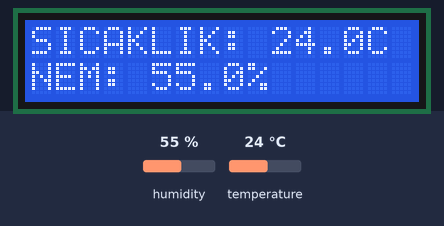
Simulated run of this program. Board: Raspberry Pi (BCM pin numbers). On the bench: 16×2 character LCD. The inputs (shaded band) are chosen by the test bench; at power-on: humidity 55 %, temperature 24 °C. The clock reads 2024-03-15 10:24:30 at power-on unless the program sets it.

Above: at 1.2 s.
1.3 s: humidity set to 22 %
At 12.1 s:
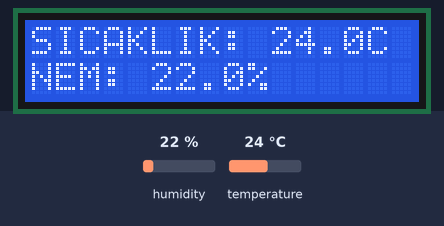
12.9 s: temperature set to 12 °C
At 22.1 s:
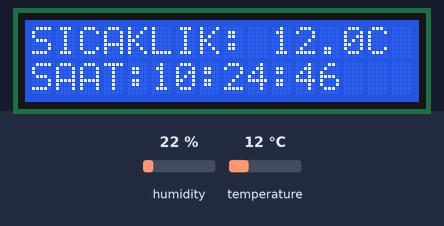
23.6 s: humidity set to 40 %
At 34.1 s:
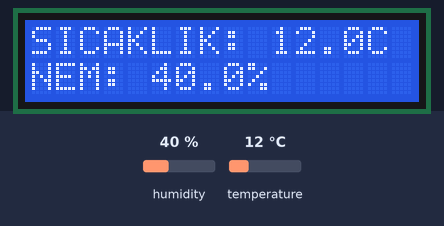
34.4 s: temperature set to 19 °C
At 44.2 s:
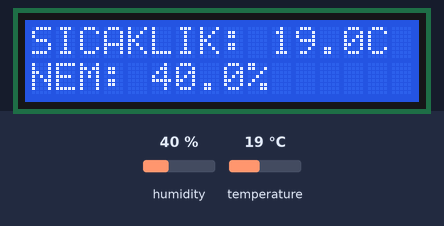
Timing chart, 0 to 45.7 s (numbered marks = the images above; inputs shaded):
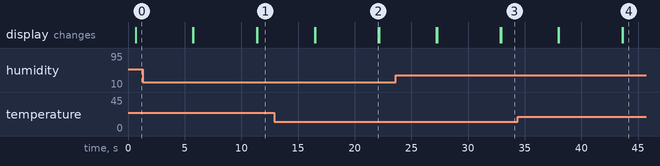

The program:

ekran__s_.py
```python
from signal import signal, SIGTERM, SIGHUP, pause
from rpi_lcd import LCD
import Adafruit_DHT
import time
from datetime import datetime

lcd = LCD()
sensor = Adafruit_DHT.DHT11
pin = 4  # DHT11 sensörünün bağlı olduğu GPIO pinini buraya girin


def safe_exit(signum, frame):
    exit(1)


try:
    signal(SIGTERM, safe_exit)
    signal(SIGHUP, safe_exit)

    while True:
        # Sıcaklık ve nem bilgisi
        humidity, temperature = Adafruit_DHT.read_retry(sensor, pin)

        if humidity is not None and temperature is not None:
            lcd.text("SICAKLIK: {:.1f}C".format(temperature), 1)
            lcd.text("NEM: {}%".format(humidity), 2)
        else:
            lcd.text("Failed to read", 1)
            lcd.text("sensor data", 2)

        time.sleep(5)  # 5 saniye bekleme

        # Tarih ve saat bilgisi
        lcd.clear()
        now = datetime.now()
        current_time = now.strftime("%H:%M:%S")
        current_date = now.strftime("%d/%m/%Y")
        lcd.text("TARIH:" + current_date, 1)
        lcd.text("SAAT:" + current_time, 2)

        time.sleep(5)  # 5 saniye bekleme

except KeyboardInterrupt:
    pass

finally:
    lcd.clear()
```
